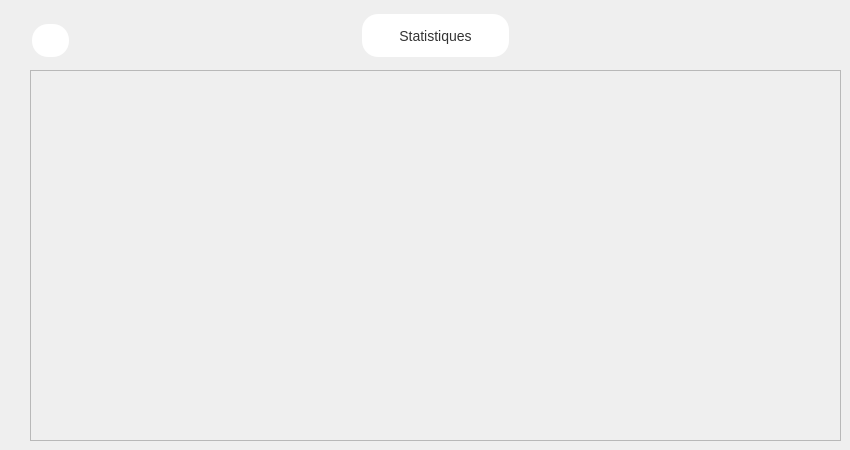
      <widget class="QWidget" name="tab_2">
       <attribute name="title">
        <string>Statistiques</string>
       </attribute>
       <widget class="QFrame" name="stat_el">
        <property name="geometry">
         <rect>
          <x>30</x>
          <y>70</y>
          <width>811</width>
          <height>371</height>
         </rect>
        </property>
        <property name="frameShape">
         <enum>QFrame::StyledPanel</enum>
        </property>
        <property name="frameShadow">
         <enum>QFrame::Raised</enum>
        </property>
       </widget>
       <widget class="QPushButton" name="button_stats">
        <property name="geometry">
         <rect>
          <x>360</x>
          <y>10</y>
          <width>151</width>
          <height>51</height>
         </rect>
        </property>
        <property name="styleSheet">
         <string notr="true">QPushButton {
   background-color: #fff;
   border: none;
   color: #333;
   padding: 10px 20px;
   text-align: center;
   text-decoration: none;
   display: inline-block;
   font-size: 14px;
   margin: 4px 2px;
   cursor: pointer;
   border-radius: 16px;

}

QPushButton:hover {
   background-color: #F8B7C6;
}


QPushButton::pressed
{
	background-color: #EF829B;
}</string>
        </property>
        <property name="text">
         <string>Statistiques</string>
        </property>
        <property name="icon">
         <iconset resource="res.qrc">
          <normaloff>:/ico/icons/trending-up.svg</normaloff>:/ico/icons/trending-up.svg</iconset>
        </property>
        <property name="iconSize">
         <size>
          <width>22</width>
          <height>22</height>
         </size>
        </property>
       </widget>
       <widget class="QPushButton" name="refresh_stats">
        <property name="geometry">
         <rect>
          <x>30</x>
          <y>20</y>
          <width>41</width>
          <height>41</height>
         </rect>
        </property>
        <property name="styleSheet">
         <string notr="true">QPushButton {
   background-color: #fff;
   border: none;
   color: #333;
   padding: 10px 20px;
   text-align: center;
   text-decoration: none;
   display: inline-block;
   font-size: 14px;
   margin: 4px 2px;
   cursor: pointer;
   border-radius: 16px;

}

QPushButton:hover {
   background-color: #EF829B;
}


QPushButton::pressed
{
	background-color: #EF829B;

}</string>
        </property>
        <property name="text">
         <string/>
        </property>
        <property name="icon">
         <iconset resource="res.qrc">
          <normaloff>:/ico/icons/refresh-ccw.svg</normaloff>:/ico/icons/refresh-ccw.svg</iconset>
        </property>
        <property name="iconSize">
         <size>
          <width>20</width>
          <height>20</height>
         </size>
        </property>
       </widget>
      </widget>
